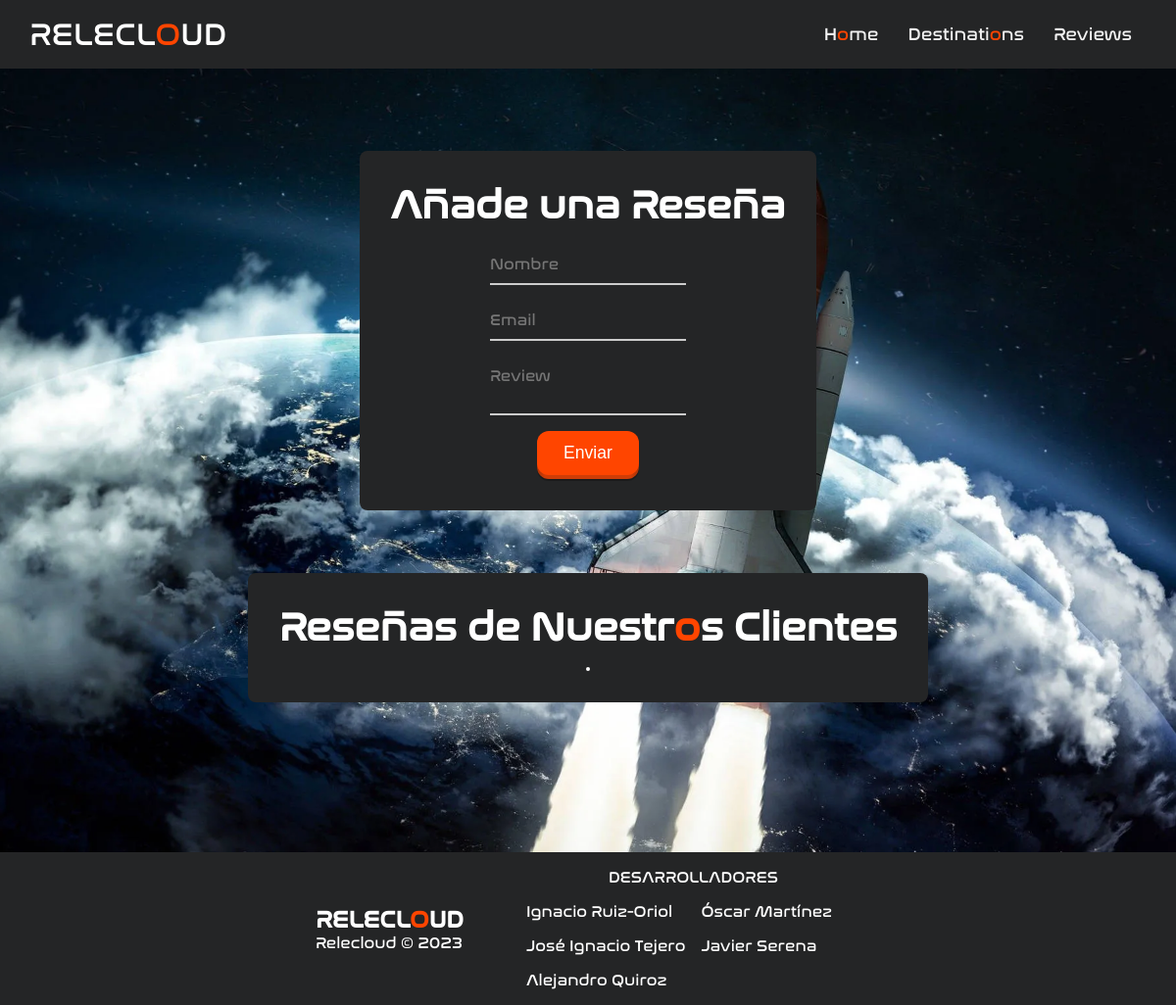
Page /reviews on the earlier database version.
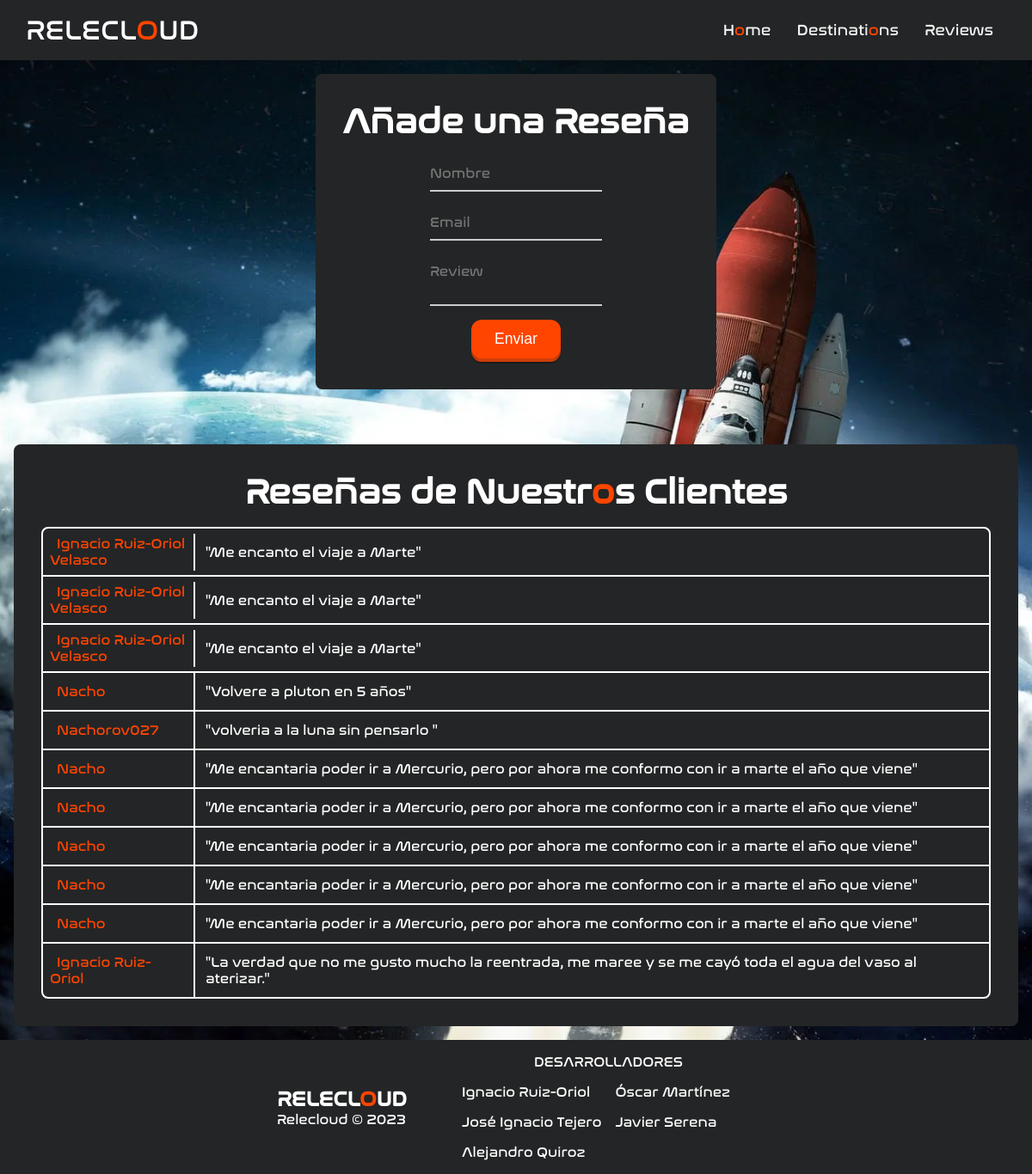
Same page on the later database version.
### relecloud/models.py (models this page shows, shortened)
class Review(models.Model):
    name = models.CharField(
        unique=False,
        null = False,
        blank = False,
        max_length=50
    )
    review = models.TextField(
        unique=False,
        max_length=2000,
        null = False,
        blank = False
    )
    email = models.TextField(
        unique=False,
        max_length=254,
        null = False,
        blank = False,
    )

### relecloud/views.py (the view)
# urls.py: path('reviews', views.reviews, name='reviews'),
def reviews(request):
    reviews = models.Review.objects.all()
    return render (request, 'resenas.html', {'reviews':reviews})

### relecloud/templates/resenas.html (shortened to what this page needs)
{% load static %}
<!DOCTYPE html>
<html>
<head>
    <link href="{% static 'css/resenas.css' %}" rel="stylesheet" />
    <link href="{% static 'css/navbar.css' %}" rel="stylesheet" />
    <link href="{% static 'css/footer.css' %}" rel="stylesheet" />
    <link href="{% static 'css/common.css' %}" rel="stylesheet" />
</head>
<body>
    {% include 'common/navbar.html' %}
    <main>
        <section class="reviews">
            <div class="container">
                <h2>Añade una Reseña</h2>
                <form action="new_review" method="post">
                    <div class="input-wrapper">
                        <input class="input-box" type="text" name="name" id="name" placeholder="Nombre" autofocus>
                    </div>
                    <div class="input-wrapper">
                        <input class="input-box" type="email" name="email" id="email" placeholder="Email">
                    </div>
                    <div class="input-wrapper">
                        <textarea class="input-box" name="review" id="review" placeholder="Review"></textarea>
                    </div>
                    <button type="submit">
                        <span class="front text"> Enviar</span>
                    </button>
                </form>
            </div>
            <div class="container">
                <h2>Reseñas de Nuestr<span class="orange">o</span>s Clientes</h2>
                <ul class="resenas">
                    {% for review in reviews %}
                    <li class="resena">
                        <div class="nombre tooltip top">
                            <a href="mailto:{{review.email}}">
                                <span>{{ review.name }}</span>
                            </a>
                        </div>
                        <div class="opinion">
                            "{{ review.review }}"
                        </div>
                    </li>
                    {% endfor %}
                </ul>
            </div>
        </section>
    </main>
    {% include 'common/footer.html' %}
</body>
</html>

Differences in the rows shown:
added Review: name "Ignacio Ruiz-Oriol Velasco", review "Me encanto el viaje a Marte"
added Review: name "Ignacio Ruiz-Oriol Velasco", review "Me encanto el viaje a Marte"
added Review: name "Ignacio Ruiz-Oriol Velasco", review "Me encanto el viaje a Marte"
added Review: name "Nacho", review "Volvere a pluton en 5 años"
added Review: name "Nachorov027", review "volveria a la luna sin pensarlo"
added Review: name "Nacho", review "Me encantaria poder ir a Mercurio, pero por ahora me conformo con ir a marte el año que viene"
added Review: name "Nacho", review "Me encantaria poder ir a Mercurio, pero por ahora me conformo con ir a marte el año que viene"
added Review: name "Nacho", review "Me encantaria poder ir a Mercurio, pero por ahora me conformo con ir a marte el año que viene"
added Review: name "Nacho", review "Me encantaria poder ir a Mercurio, pero por ahora me conformo con ir a marte el año que viene"
added Review: name "Nacho", review "Me encantaria poder ir a Mercurio, pero por ahora me conformo con ir a marte el año que viene"
added Review: name "Ignacio Ruiz-Oriol", review "La verdad que no me gusto mucho la reentrada, me maree y se me cayó toda el agua del vaso al aterizar."
